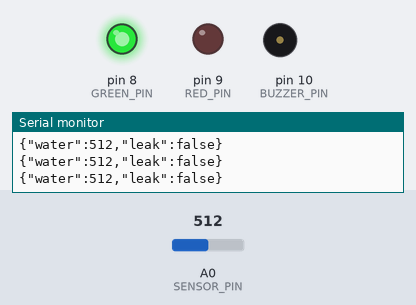
Recording of a sketch running on a simulated Arduino Uno, built with avr-gcc and run on an emulated ATmega328P. On the bench: output pins drawn as LEDs (lit = HIGH), buzzer (waves = sounding, pin HIGH), the last lines printed to the serial monitor. Inputs (shaded band) come from the test bench; at power-on: A0 (SENSOR_PIN) = 512.

Above: at 1.8 s.
1.9 s: A0 (SENSOR_PIN) set to 307
At 2.25 s:
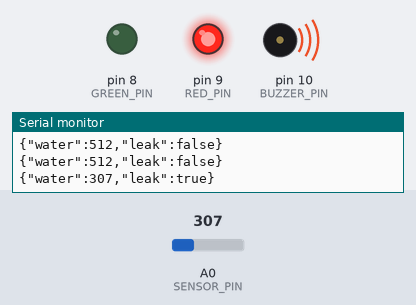
5.0 s: A0 (SENSOR_PIN) set to 288
Timing chart, 0 to 14.1 s (numbered marks = the images above; inputs shaded):
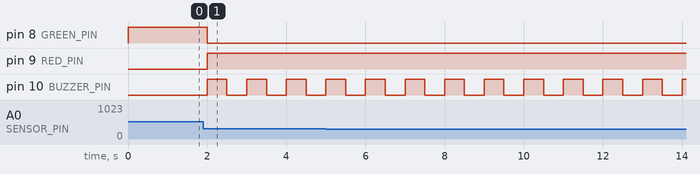

Measured:
- by itself, pin 10 (BUZZER_PIN): alternates HIGH for 0.50 s and LOW for 0.50 s

The sketch:

drop_alert.ino
```cpp
// DROP ALERT — Day 09 prototype
// Water sensor: S -> A0, + -> 5V, - -> GND
// Green LED: D8 -> 220 ohm -> LED anode; cathode -> GND
// Red LED: D9 -> 220 ohm -> LED anode; cathode -> GND
// Active buzzer: + -> D10, - -> GND (small low-current module only)
// Calibration: inspect dry/wet values in Serial Monitor, adjust WET_THRESHOLD.
const int SENSOR_PIN=A0, GREEN_PIN=8, RED_PIN=9, BUZZER_PIN=10;
const int WET_THRESHOLD=300; // EXAMPLE ONLY; calibrate for your sensor
const int HYSTERESIS=40;
const unsigned long SAMPLE_MS=500;
const unsigned long CONFIRM_MS=1500;
unsigned long lastSample=0, wetSince=0;
bool alarm=false;
void setup(){
  Serial.begin(9600);
  pinMode(GREEN_PIN,OUTPUT); pinMode(RED_PIN,OUTPUT); pinMode(BUZZER_PIN,OUTPUT);
  digitalWrite(GREEN_PIN,HIGH);
}
void loop(){
  unsigned long now=millis();
  if(now-lastSample<SAMPLE_MS) return;
  lastSample=now;
  int reading=analogRead(SENSOR_PIN);
  if(!alarm){
    if(reading>=WET_THRESHOLD){
      if(wetSince==0) wetSince=now;
      if(now-wetSince>=CONFIRM_MS) alarm=true;
    }else wetSince=0;
  }else if(reading<WET_THRESHOLD-HYSTERESIS){
    alarm=false; wetSince=0;
  }
  digitalWrite(GREEN_PIN,!alarm);
  digitalWrite(RED_PIN,alarm);
  // Pulsed alarm for active buzzer
  digitalWrite(BUZZER_PIN,alarm && (now/500)%2==0);
  Serial.print("{\"water\":"); Serial.print(reading);
  Serial.print(",\"leak\":"); Serial.print(alarm?"true":"false");
  Serial.println("}");
}
```
